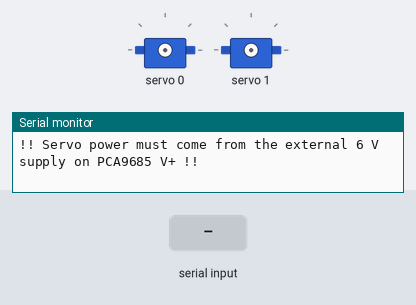
A sketch run on a simulated ESP8266 (NodeMCU). Shown: 2 × servo, the last lines printed to the serial monitor. The inputs (shaded band) are chosen by the test bench.

Above: at 1.4 s.
1.5 s: "u 1\n" received over Serial
3.0 s: "a 150\n" received over Serial
At 4.2 s:
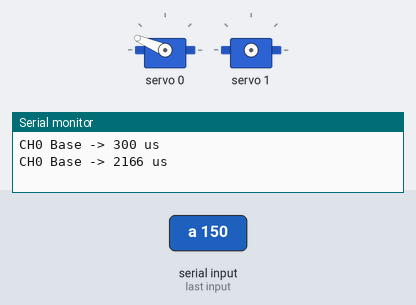
4.5 s: "c 1\n" received over Serial
6.0 s: "u 150\n" received over Serial
7.5 s: "s\n" received over Serial
9.0 s: "lo\n" received over Serial
Timing chart, 0 to 11.5 s (numbered marks = the images above; inputs shaded):
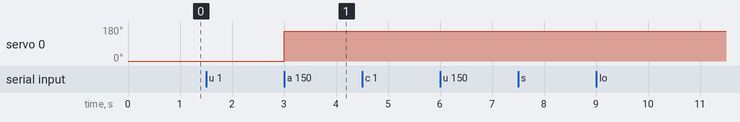

Measured:
- after the input at 3.0 s, servo 0: 0° → 157° at once

The sketch:

hw_servo_test.ino
```cpp
// STEP 2 of hardware bring-up: test & calibrate each servo on its own.
// Upload, open Serial Monitor @115200 (line ending: Newline). Commands:
//   c <0-15>     select channel            u <us>     raw pulse width (500..2500)
//   a <deg>      angle with current range  + / -      nudge pulse by step
//   s <us>       nudge step (default 10)   w          slow sweep min->max->mid
//   lo / hi      remember current pulse as this servo's 0° / 180°
//   off          release channel           all off    release everything
//   p            print summary (copy into the Calibrate tab: µs@0° / µs@180°)
// Start in the middle (1500 us) and move in small steps to find the mechanical
// end stops. Back off ~20 us from where the servo buzzes / stalls.
#include <Wire.h>
#include <Adafruit_PWMServoDriver.h>

#if defined(ESP8266)
#define SDA_PIN 4
#define SCL_PIN 5
#else
#define SDA_PIN 21
#define SCL_PIN 22
#endif

Adafruit_PWMServoDriver pwm(0x40, Wire);
const char* NAMES[6] = {"Base", "Shoulder", "Elbow", "Wrist Pitch", "Wrist Roll", "Gripper"};
int ch = 0, us = 1500, stepUs = 10;
int lo[16], hi[16];
float ticksPerUs;

void out(int c, int u) {
  u = constrain(u, 300, 2900);
  pwm.setPWM(c, 0, (uint16_t)(u * ticksPerUs + 0.5f));
  Serial.printf("CH%d %s -> %d us\n", c, c < 6 ? NAMES[c] : "", u);
}

void summary() {
  Serial.println("ch  name          us@0°  us@180°");
  for (int i = 0; i < 6; i++) Serial.printf("%-3d %-12s  %5d  %5d\n", i, NAMES[i], lo[i], hi[i]);
}

void setup() {
  Serial.begin(115200);
  delay(200);
  Wire.begin(SDA_PIN, SCL_PIN);
  pwm.begin();
  pwm.setOscillatorFrequency(25000000);
  pwm.setPWMFreq(50);
  float pre = roundf(25000000.0f / (4096 * 50)) - 1;
  ticksPerUs = 4096.0f * (25000000.0f / (4096 * (pre + 1))) / 1e6f;
  for (int i = 0; i < 16; i++) { lo[i] = 500; hi[i] = 2500; }
  Serial.println("\nServo tester. 'c 0' selects base, 'u 1500' centres it. Type commands, press Enter.");
  Serial.println("!! Servo power must come from the external 6 V supply on PCA9685 V+ !!");
}

void loop() {
  if (!Serial.available()) return;
  String l = Serial.readStringUntil('\n');
  l.trim();
  if (!l.length()) return;
  int sp = l.indexOf(' ');
  String cmd = sp < 0 ? l : l.substring(0, sp);
  int arg = sp < 0 ? 0 : l.substring(sp + 1).toInt();
  if (cmd == "c") { ch = constrain(arg, 0, 15); Serial.printf("channel %d selected\n", ch); }
  else if (cmd == "u") { us = arg; out(ch, us); }
  else if (cmd == "a") { us = lo[ch] + (hi[ch] - lo[ch]) * constrain(arg, 0, 180) / 180; out(ch, us); }
  else if (cmd == "+") { us += stepUs; out(ch, us); }
  else if (cmd == "-") { us -= stepUs; out(ch, us); }
  else if (cmd == "s") { stepUs = max(1, arg); Serial.printf("step %d us\n", stepUs); }
  else if (cmd == "lo") { lo[ch] = us; Serial.printf("CH%d 0° = %d us\n", ch, us); }
  else if (cmd == "hi") { hi[ch] = us; Serial.printf("CH%d 180° = %d us\n", ch, us); }
  else if (cmd == "w") {
    for (int u = lo[ch]; u <= hi[ch]; u += 10) { pwm.setPWM(ch, 0, u * ticksPerUs); delay(25); }
    for (int u = hi[ch]; u >= (lo[ch] + hi[ch]) / 2; u -= 10) { pwm.setPWM(ch, 0, u * ticksPerUs); delay(25); }
    us = (lo[ch] + hi[ch]) / 2;
    Serial.println("sweep done");
  }
  else if (cmd == "off") { pwm.setPin(ch, 0); Serial.printf("CH%d released\n", ch); }
  else if (l == "all off") { for (int i = 0; i < 16; i++) pwm.setPin(i, 0); Serial.println("all released"); }
  else if (cmd == "p") summary();
  else Serial.println("? commands: c u a + - s w lo hi off 'all off' p");
}
```
